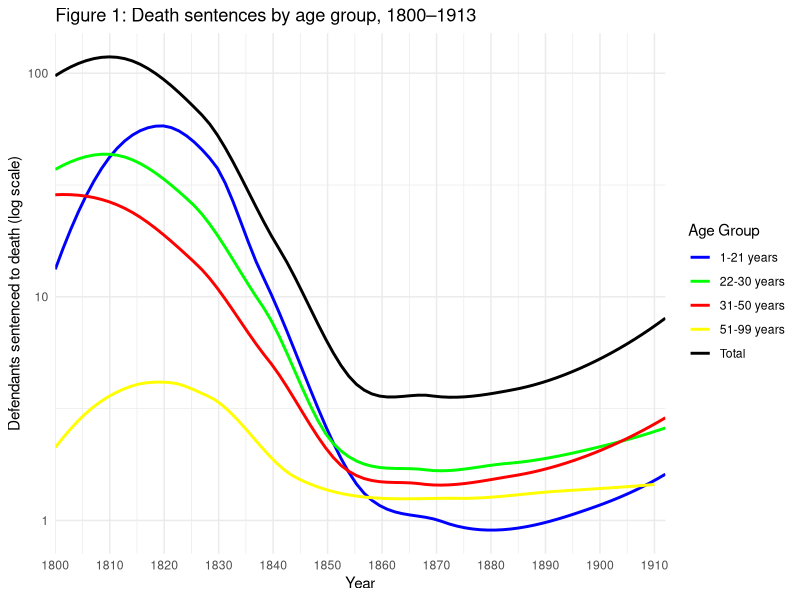
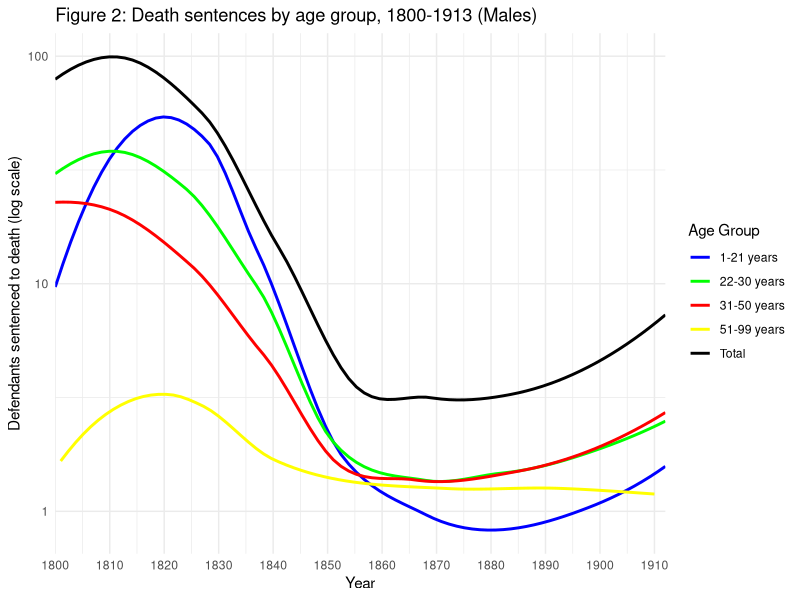
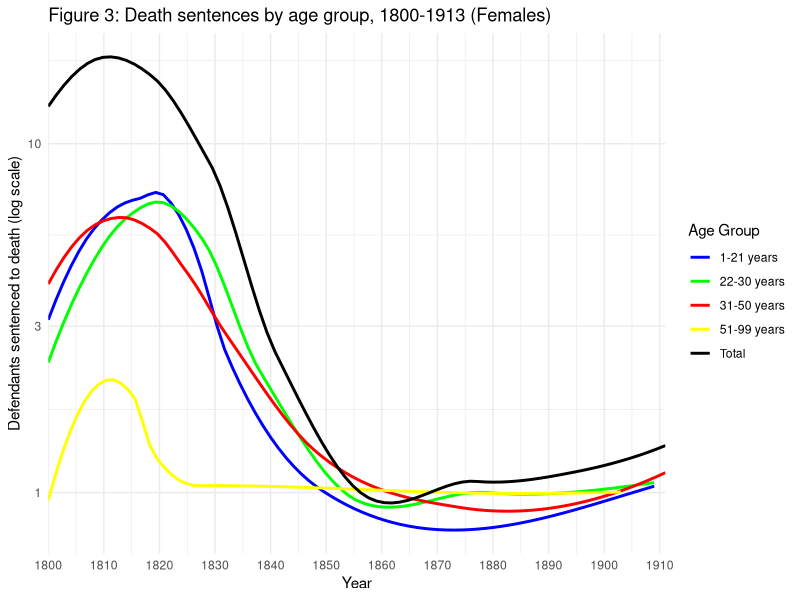
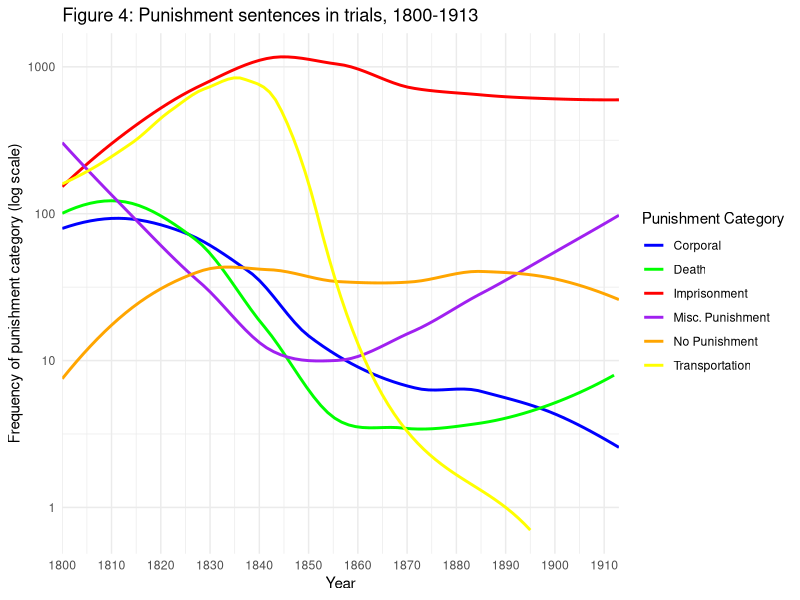
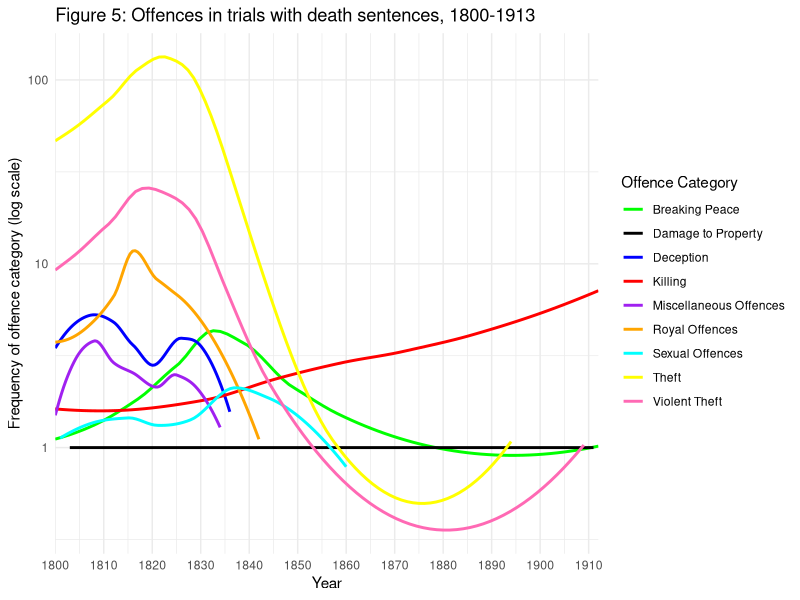
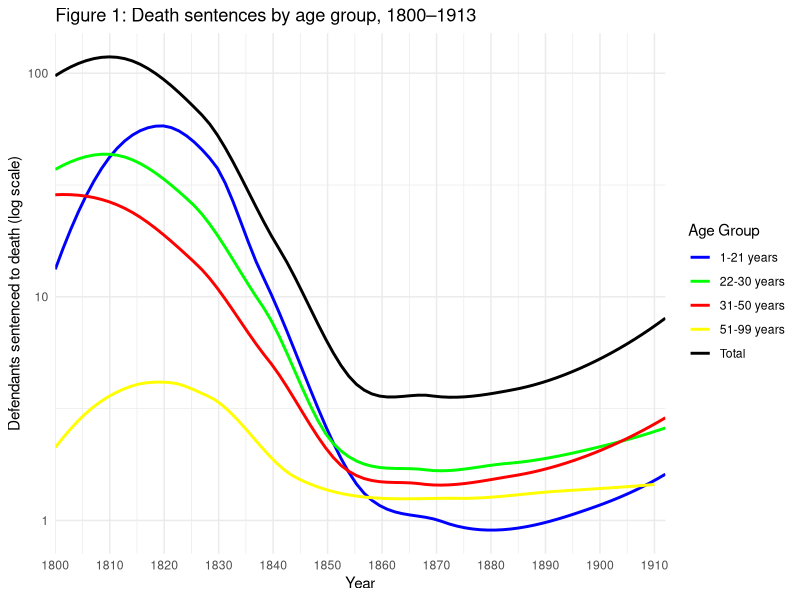
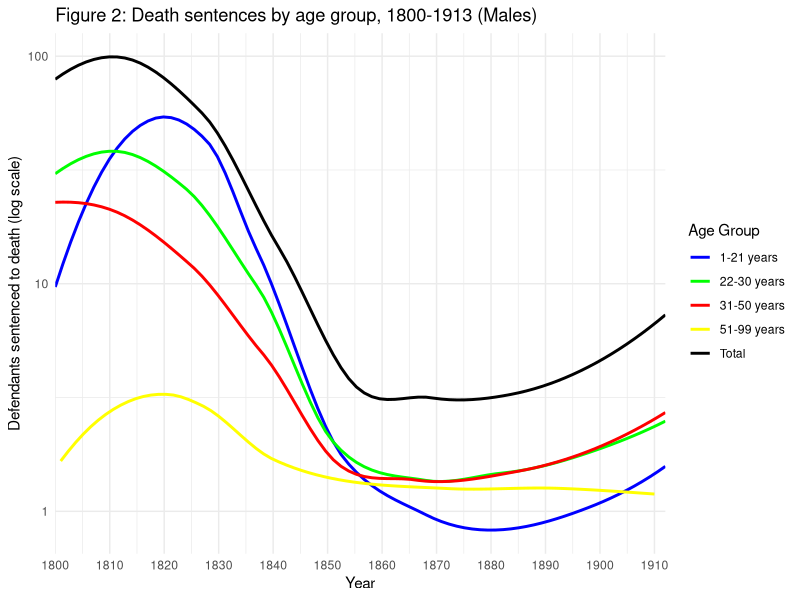
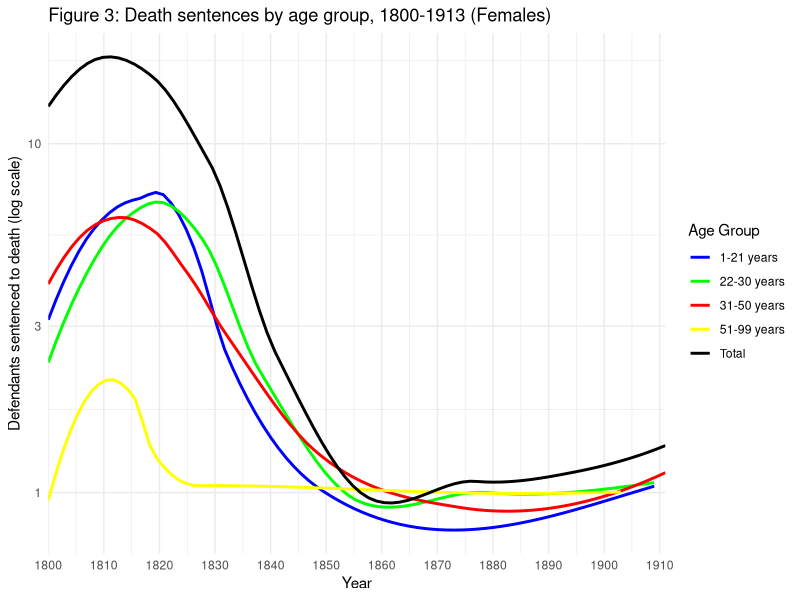

The R source for these figures, in order:
## ---- chunk 1
knitr::opts_chunk$set(echo = TRUE, warning = FALSE, message = FALSE)

library(tidyverse)

## ---- chunk 2

##  Creating and cleaning up data frames for age groups.
df_age_1_21 <- read_csv("data/oldbailey_1_21.csv") #Reading the data-sheet.
df_age_1_21 <- df_age_1_21 %>% rename(year = key) #Renaming "key" value to "year".
df_age_1_21 <- filter(df_age_1_21, year >= 1800) #Removing years before 1800.
df_age_1_21 <- df_age_1_21 %>% rename(total = doc_count) #Renaming "doc_count" value to "total".
df_age_1_21 <- df_age_1_21 %>% mutate(age_group = "1-21") #Add age group labels

df_age_22_30 <- read_csv("data/oldbailey_22_30.csv") #Reading the data-sheet.
df_age_22_30 <- df_age_22_30 %>% rename(year = key) #Renaming "key" value to "year".
df_age_22_30 <- filter(df_age_22_30, year >= 1800) #Removing years before 1800.
df_age_22_30 <- df_age_22_30 %>% rename(total = doc_count) #Renaming "doc_count" value to "total".
df_age_22_30 <- df_age_22_30 %>% mutate(age_group = "22-30") #Add age group labels

df_age_31_50 <- read_csv("data/oldbailey_31_50.csv") #Reading the data-sheet.
df_age_31_50 <- df_age_31_50 %>% rename(year = key) #Renaming "key" value to "year".
df_age_31_50 <- filter(df_age_31_50, year >= 1800) #Removing years before 1800.
df_age_31_50 <- df_age_31_50 %>% rename(total = doc_count) #Renaming "doc_count" value to "total".
df_age_31_50 <- df_age_31_50 %>% mutate(age_group = "31-50") #Add age group labels

df_age_51_99 <- read_csv("data/oldbailey_51_99.csv") #Reading the data-sheet.
df_age_51_99 <- df_age_51_99 %>% rename(year = key) #Renaming "key" value to "year".
df_age_51_99 <- filter(df_age_51_99, year >= 1800) #Removing years before 1800.
df_age_51_99 <- df_age_51_99 %>% rename(total = doc_count) #Renaming "doc_count" value to "total".
df_age_51_99 <- df_age_51_99 %>% mutate(age_group = "51-99") #Add age group labels

# Creating a data frame of all age groups for plotting.
dfplot_ages <- bind_rows(df_age_22_30, df_age_1_21, df_age_31_50, df_age_51_99)

df_age_total <- dfplot_ages %>% #Creating a data frame with total values from all age groups.
  group_by(year) %>%
  summarise(
    total = sum(total, na.rm = TRUE),
    male = sum(male, na.rm = TRUE),
    female = sum(female, na.rm = TRUE)
  ) %>%
  mutate(age_group = "Total")

dfplot_ages <- bind_rows(dfplot_ages, df_age_total)

##  Creating and cleaning up data frames for punishments.
df_punish <- read.csv("data/oldbailey_punishments.csv")
df_punish <- df_punish %>% rename(year = key) #Renaming "key" value to "year".
df_punish <- filter(df_punish, year >= 1800) #Removing years before 1800.
df_punish <- df_punish %>% rename(total = doc_count) #Renaming "doc_count" value to "total".

##  Creating and cleaning up data frames for offences.
df_offence <- read.csv("data/oldbailey_offences.csv") #Reading the data-sheet.
df_offence <- df_offence %>% rename(year = key) #Renaming "key" value to "year".
df_offence <- filter(df_offence, year >= 1800) #Removing years before 1800.
df_offence <- df_offence %>% rename(total = doc_count) #Renaming "doc_count" value to "total".

## ---- chunk 3

ggplot(dfplot_ages, aes(x = year, y = total, color = age_group)) +
  geom_smooth(se = FALSE, method = "loess", linewidth = 1.0) +
  scale_y_log10() +
  ggtitle("Figure 1: Death sentences by age group, 1800–1913") +
  xlab("Year") +
  ylab("Defendants sentenced to death (log scale)") +
  scale_x_continuous(breaks = seq(1800, 1913, by = 10), expand = c(0, 0)) +
  scale_color_manual(
    values = c(
      "1-21" = "blue",
      "22-30" = "green",
      "31-50" = "red",
      "51-99" = "yellow",
      "Total" = "black"
    ),
    labels = c(
      "1-21" = "1-21 years",
      "22-30" = "22-30 years",
      "31-50" = "31-50 years",
      "51-99" = "51-99 years",
      "Total" = "Total"
    )
  ) +
  labs(color = "Age Group") +
  theme_minimal()

ggsave(filename = "figures/fig1_death_sentences_by_age_group_all.png", width = 10, height = 6)

## ---- chunk 4

ggplot(dfplot_ages, aes(x = year, y = male, color = age_group)) +
  geom_smooth(se = FALSE, method = "loess", linewidth = 1.0) +
  scale_y_log10() +
  ggtitle("Figure 2: Death sentences by age group, 1800-1913 (Males)") +
  xlab("Year") +
  ylab("Defendants sentenced to death (log scale)") +
  scale_x_continuous(breaks = seq(1800, 1913, by = 10), expand = c(0, 0)) +
  scale_color_manual(
    values = c(
      "1-21" = "blue",
      "22-30" = "green",
      "31-50" = "red",
      "51-99" = "yellow",
      "Total" = "black"
    ),
    labels = c(
      "1-21" = "1-21 years",
      "22-30" = "22-30 years",
      "31-50" = "31-50 years",
      "51-99" = "51-99 years",
      "Total" = "Total"
    )
  ) +
  labs(color = "Age Group") +
  theme_minimal()

ggsave(filename = "figures/fig2_death_sentences_by_age_group_males.png", width = 10, height = 6)

## ---- chunk 5

ggplot(dfplot_ages, aes(x = year, y = female, color = age_group)) +
  geom_smooth(se = FALSE, method = "loess", linewidth = 1.0) +
  scale_y_log10() +
  ggtitle("Figure 3: Death sentences by age group, 1800-1913 (Females)") +
  xlab("Year") +
  ylab("Defendants sentenced to death (log scale)") +
  scale_x_continuous(breaks = seq(1800, 1913, by = 10), expand = c(0, 0)) +
  scale_color_manual(
    values = c(
      "1-21" = "blue",
      "22-30" = "green",
      "31-50" = "red",
      "51-99" = "yellow",
      "Total" = "black"
    ),
    labels = c(
      "1-21" = "1-21 years",
      "22-30" = "22-30 years",
      "31-50" = "31-50 years",
      "51-99" = "51-99 years",
      "Total" = "Total"
    )
  ) +
  labs(color = "Age Group") +
  theme_minimal()

ggsave(filename = "figures/fig3_death_sentences_by_age_group_females.png", width = 10, height = 6)

## ---- chunk 6

dfplot_punish <- select(df_punish, year, death, corporal, imprison, miscPunish, noPunish, transport)
dfplot_punish <- pivot_longer(dfplot_punish, cols = -year, names_to = "punish_type", values_to = "punish_amount")


ggplot(dfplot_punish, aes(x = year, y = punish_amount, color = punish_type)) +
  geom_smooth(se = FALSE, method = "loess", linewidth = 1.0) +
  scale_y_log10() +
  ggtitle("Figure 4: Punishment sentences in trials, 1800-1913") +
  xlab("Year") +
  ylab("Frequency of punishment category (log scale)") +
  scale_x_continuous(breaks = seq(1800, 1913, by = 10), expand = c(0, 0)) +
  theme_minimal() +
  scale_color_manual(
  values = c("death" = "green", "corporal" = "blue", "imprison" = "red", "miscPunish" = "purple", "noPunish" = "orange", "transport" = "yellow"),
  labels = c("death" = "Death", "corporal" = "Corporal", "imprison" = "Imprisonment", "miscPunish" = "Misc. Punishment", "noPunish" = "No Punishment", "transport" = "Transportation")) +
  labs(color = "Punishment Category")

ggsave(filename = "figures/fig4_punishment_types.png", width = 10, height = 6)

## ---- chunk 7


dfplot_offence <- select(df_offence, year, breakingPeace, deception, kill, miscellaneous, royalOffences, theft, violentTheft, sexual, damage,)
dfplot_offence <- pivot_longer(dfplot_offence, cols = -year, names_to = "offence_category", values_to = "offence_amount")

ggplot(dfplot_offence, aes(x = year, y = offence_amount, color = offence_category)) +
  geom_smooth(se = FALSE, method = "loess", linewidth = 1.0) +
  scale_y_log10() +
  ggtitle("Figure 5: Offences in trials with death sentences, 1800-1913") +
  xlab("Year") +
  ylab("Frequency of offence category (log scale)") +
  scale_x_continuous(breaks = seq(1800, 1913, by = 10), expand = c(0, 0)) +
  theme_minimal() +
  scale_color_manual(
  values = c("breakingPeace" = "green", "deception" = "blue", "kill" = "red", "miscellaneous" = "purple", "royalOffences" = "orange", "theft" = "yellow", "violentTheft" = "hotpink", "sexual" = "cyan", "damage" = "black"),
  labels = c("breakingPeace" = "Breaking Peace", "deception" = "Deception", "kill" = "Killing", "miscellaneous" = "Miscellaneous Offences", "royalOffences" = "Royal Offences", "theft" = "Theft", "violentTheft" = "Violent Theft", "sexual" = "Sexual Offences", "damage" = "Damage to Property")) +
  labs(color = "Offence Category")

ggsave(filename = "figures/fig5_offences_committed.png", width = 10, height = 6)
